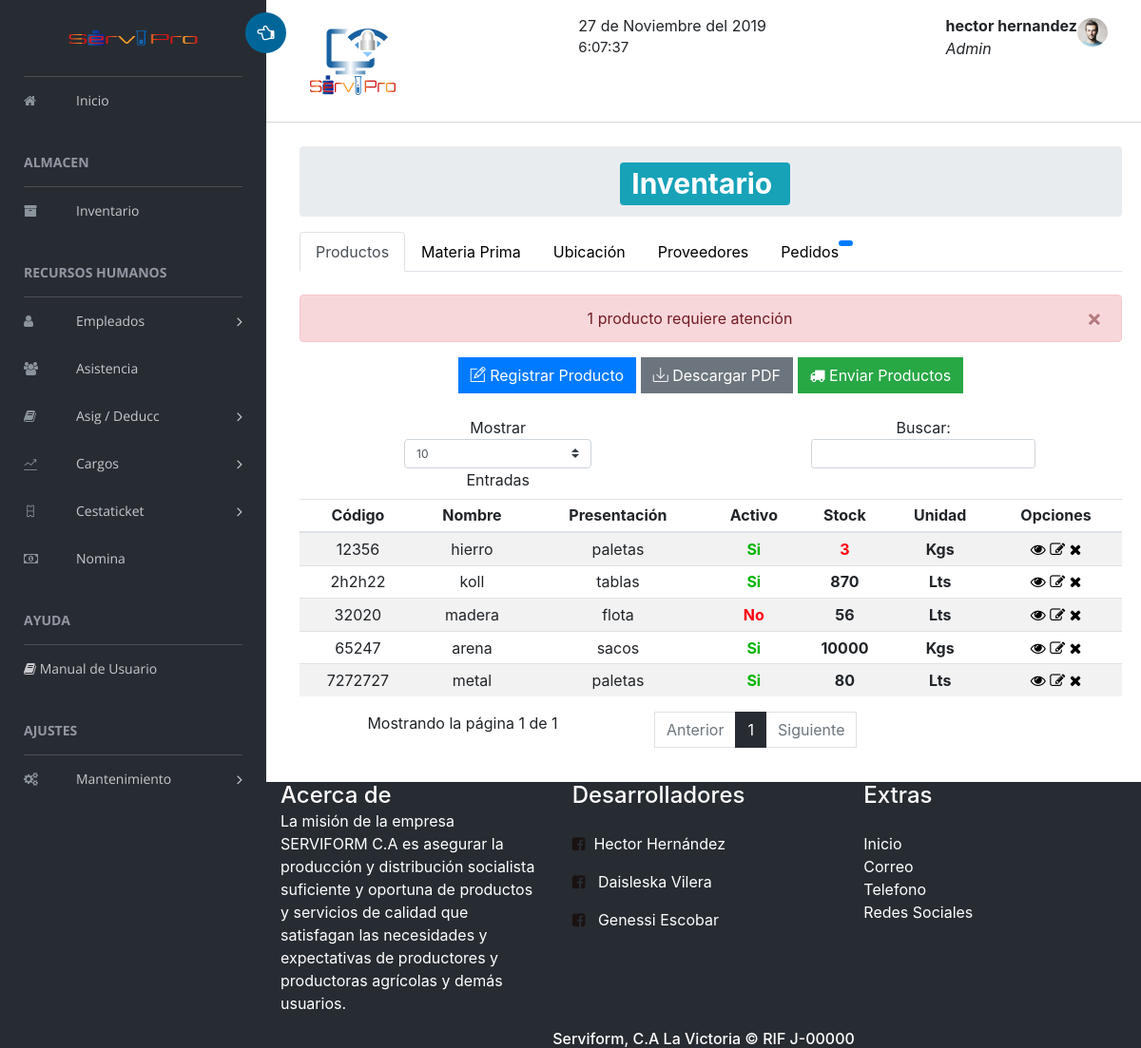
Before: /Vistas/menu/ControladorMenu.php?operacion=inventario (signed in) with the older database file.
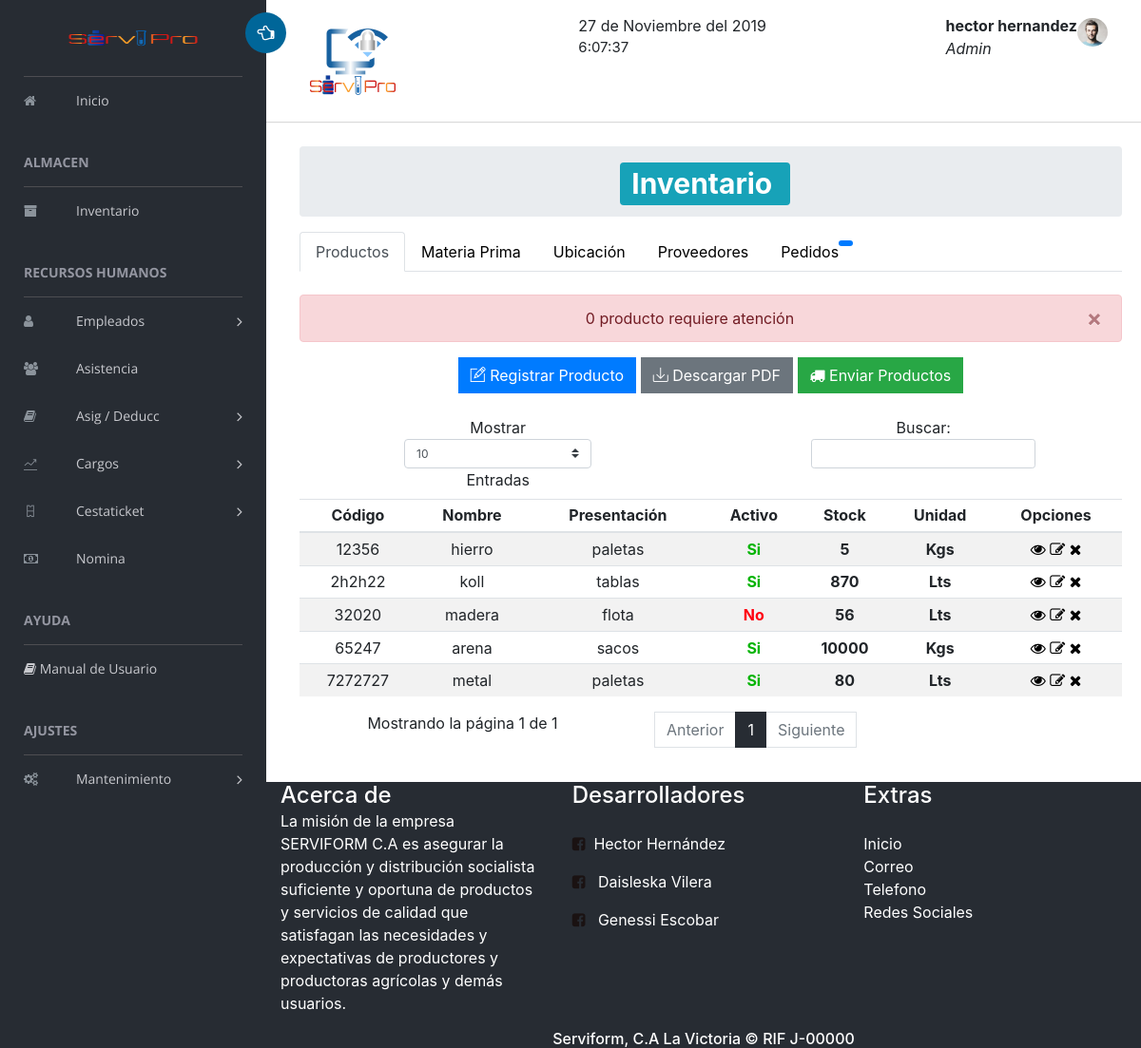
After: the same page with the newer database file.
### tables this page shows
CREATE TABLE `productos` (
  `id` int(11) NOT NULL,
  `codigo` varchar(120) NOT NULL,
  `nombre` varchar(90) NOT NULL,
  `presentacion` varchar(90) NOT NULL,
  `unidad` enum('Kgs','Lts') NOT NULL,
  `stock` int(11) NOT NULL,
  `stock_minimo` int(11) NOT NULL,
  `stock_maximo` int(11) NOT NULL,
  `borrado` enum('N','S') NOT NULL DEFAULT 'N',
  `activo` enum('S','N') NOT NULL DEFAULT 'S',
  `valor_unitario` int(11) DEFAULT NULL,
  `id_ubicacion` int(11) DEFAULT NULL
);

### Vistas/inventario/inventario.php (the view, shortened to what this page needs)
<?php
          extract($_REQUEST);
?>
<?php
include_once "../includes/menu.php";
?>
  <div class="contenido" style="padding-left: 15px">
    <div class="content-2">
    <section  class="content-header">
      <ol class="breadcrumb">
         <h1 align="center">  <span style="margin-left: 8.5cm;" class="badge badge-info">Inventario <i class="menu-icon fa fa-badge"></i> </span></h1>
      </ol>
   </section >
         <ul class="nav nav-tabs" >
          <li class="nav-item">
            <a class="nav-link active" href="inventario.php">Productos
            </a>
          </li>
          <?php
              echo '
                <li class="nav-item">
                  <a class="nav-link" href="../inventario/materiaprima.php">Materia Prima</a>
                </li>
                  <li class="nav-item">
                  <a class="nav-link " href="../inventario/ubicacion_inventario.php">Ubicación</a>
                </li><div></div>
                <li class="nav-item">
                  <a class="nav-link" href="../inventario/proveedores.php">Proveedores</a>
                </li>
                <li class="nav-item ">
                  <a class="nav-link" href="../inventario/pedidos-internos.php">Pedidos <span class="badge badge-primary badge-pill" style="float: right;"> </span> '.$cont_interno.'</a>
                </li>
              ';
          ?>
        </ul><br>
        <?php
          include('../../Modelos/conexion.php');
          $resultado= mysqli_query($conectar,"SELECT productos.stock FROM productos WHERE productos.stock <productos.stock_minimo AND borrado='N' AND activo='S'");
          $i=0;
          while ($consulta = mysqli_fetch_array($resultado)) {
            $i++;
            break;
          }
              echo '
                <div class="alert alert-danger alert-dismissible fade show" role="alert">
                  '.$i.' producto requiere atención
                  <button type="button" class="close" data-dismiss="alert" aria-label="Close">
                  <span aria-hidden="true">&times;</span>
                </button>
                </div>
            ';
        ?>
        <?php
              echo '
                <center>
                    <a href="../inventario/registro-inventario.php" class="btn btn-primary"><i class="ti-pencil-alt"></i> Registrar Producto</a>
                    <a href="../../reportes/reporte_inventario.php" class="btn btn-secondary" title="Descargar PDF"><i class="ti ti-import"></i> Descargar PDF</a>
                    <a href="../inventario/producto_enviar.php" class="btn btn-success"><i class="fa fa-truck"></i> Enviar Productos</a>
              </center><br>
              ';
        ?>
        <div class="table-responsive">
            <table class="table table-striped table-sm " id="table">
                <thead>
                  <tr>
                    <th>Código</th>
                    <th>Nombre</th>
                    <th>Presentación</th>
                    <th>Activo</th>
                    <th>Stock</th>
                     <th>Unidad</th>
                    <?php
                        echo '
                          <th>Opciones</th>
                        ' ;
                    ?>
                  </tr>
                </thead>
                  <tbody>
                   <?php
                  include('../../Modelos/conexion.php');
                    $sql="SELECT * FROM productos  WHERE borrado='N'";
                    $resultado=mysqli_query($conectar,$sql);
                    while($consulta=mysqli_fetch_array($resultado)) {
                      echo "
                      <tr>
                        <td>".$consulta['codigo']."</td>
                        <td>".$consulta['nombre']."</td>
                        <td>".$consulta['presentacion']."</td>"
                        ;
                         if ($consulta['activo']=='S') {
                            $activo='<strong>Si</strong>';
                            $alert2="class='estado-re'";
                        }
                        if ($consulta['activo']=='N') {
                            $activo='<strong>No</strong>';
                            $alert2="class='estado-r'";
                        }
                        if ($consulta["stock"]<$consulta['stock_minimo'] AND $consulta['activo']=='S'){
                          $alert="class='estado-r'";
                        }else{
                          $alert="";
                        }
                      echo "
                        <td ".$alert2.">".$activo."</td>
                        <td><strong ".$alert." >".$consulta['stock']."</strong></td>
                         <td><strong>".$consulta['unidad']."</strong></td>
                        ";
                            echo "  <td>
                            <a href='javascript:ver(".$consulta['id'].")' class='ver'  title='Ver'><span class='fa fa-eye'></span></a>
                           <a href='../inventario/editar_inventario.php?art=".$consulta['id']."' class='editar'  title='Editar'><span class='fa fa-edit'></span></a>
                            " ;
                            if ($consulta['stock']==0 or $_SESSION['tipo_usuario']=='Admin') {
                              echo "<a href='javascript: eliminar(".$consulta['id'].")' class='x' title='Eliminar'><span class='fa fa-times'></span></a>";
                            }
                               echo "
                                  </td>
                              </tr> ";
                        }
                  ?>
                </tbody>
            </table>
        </div>
        </div>
      </div>
         <?php include_once "../includes/footer.php"; ?>

### Vistas/includes/menu.php (shortened to what this page needs)
<!doctype html>
<html class="no-js" lang="es" dir="ltr">
<head>
    <link rel="stylesheet" href="../../vendors/css/estilos.css">
    <link rel="stylesheet" href="../../vendors/bootstrap/gsdk-bootstrap-wizard.css" rel="stylesheet" />
    <link rel="stylesheet" href="../../vendors/bootstrap/dist/css/bootstrap.min.css">
    <link rel="stylesheet" href="../../vendors/bootstrap/css/bootstrap.min.css">
    <link rel="stylesheet" href="../../vendors/font-awesome/css/font-awesome.min.css">
    <link rel="stylesheet" href="../../vendors/themify-icons/css/themify-icons.css">
    <link rel="stylesheet" href="../../vendors/flag-icon-css/css/flag-icon.min.css">
    <link rel="stylesheet" href="../../vendors/selectFX/css/cs-skin-elastic.css">
    <link rel="stylesheet" href="../../vendors/jqvmap/dist/jqvmap.min.css">
    <link rel="stylesheet" href="../../vendors/chosen/chosen.min.css">
    <link rel="stylesheet" href="../../assets/css/style.css">
  <link rel="stylesheet" href="../../vendors/plugins/datepicker/bootstrap-datepicker.css">
   <link rel="stylesheet" href="../../vendors/plugins/daterangepicker/daterangepicker.css">
   <link rel="stylesheet" href="../../vendors/css/iziToast.min.css">
    <link rel="stylesheet" href="../../vendors/plugins/sweetalert2.min.css">
    <link rel="stylesheet" href="../../vendors/animate.css/animate.css">
</head>
<body>
    <aside id="left-panel" class="left-panel">
        <nav class="navbar navbar-expand-sm navbar-default">
            <div class="navbar-header">
                <a class="navbar-brand" href="#"><img src="../../images/ser.png" width="150" height="80" alt="Logo"></a>
            </div>
            <div id="main-menu" class="main-menu collapse navbar-collapse">
                <ul class="nav navbar-nav">
                    <li>
                        <a href="../home/home.php"> <i class="menu-icon fa fa-home"></i>Inicio </a>
                    </li>
                <?php if ($_SESSION['tipo_usuario']=='Usuario 1' or $_SESSION['tipo_usuario']=='Admin' ){  ?>
                    <h3 class="menu-title">ALMACEN</h3>
                    <li class="">
                        <a href="../menu/ControladorMenu.php?operacion=inventario" > <i class="menu-icon fa fa-archive"></i>Inventario</a>
                    </li>
                  <?php } ?>
                   <?php if ($_SESSION['tipo_usuario']=='Usuario 2' or $_SESSION['tipo_usuario']=='Admin'){  ?>
                    <h3 class="menu-title">RECURSOS HUMANOS</h3>
                    <li class="menu-item-has-children dropdown">
                        <a href="#" class="dropdown-toggle" data-toggle="dropdown" aria-haspopup="true" aria-expanded="false"> <i class="menu-icon fa fa-user"></i>Empleados</a>
                    </li>
                    <li>
                        <a href="../asistencias/ControlA.php?operacion=index"> <i class="menu-icon fa fa-users"></i>Asistencia</a>
                    </li>
                    <li class="menu-item-has-children dropdown">
                        <a href="#" class="dropdown-toggle" data-toggle="dropdown" aria-haspopup="true" aria-expanded="false"> <i class="menu-icon fa fa-book"></i>Asig / Deducc</a>
                    </li>
                    <li class="menu-item-has-children dropdown">
                        <a href="#" class="dropdown-toggle" data-toggle="dropdown" aria-haspopup="true" aria-expanded="false"> <i class="menu-icon ti ti-stats-up"></i>Cargos</a>
                    </li>
                    <li class="menu-item-has-children dropdown">
                        <a href="#" class="dropdown-toggle" data-toggle="dropdown" aria-haspopup="true" aria-expanded="false"> <i class="menu-icon ti ti-ticket"></i>Cestaticket</a>
                    </li>
                     <li class="">
                        <a href="../../Controladores/ControladorPreNomina.php?operacion=prenomina"> <i class="menu-icon fa fa-money"></i>Nomina</a>
                    </li>
                <?php } ?>
                <h3 class="menu-title">AYUDA</h3>
                     <li class="">
                        <a href="../../Ayuda/Manual.pdf"> <i class="fa fa-book"></i> Manual de Usuario</a>
                    </li>
              <?php if ($_SESSION['tipo_usuario']=='Admin'){  ?>
                    <h3 class="menu-title">Ajustes</h3>
                    <li class="menu-item-has-children dropdown">
                        <a href="#" class="dropdown-toggle" data-toggle="dropdown" aria-haspopup="true" aria-expanded="false"> <i class="menu-icon fa fa-cogs"></i>Mantenimiento</a>
                    </li>
                <?php } ?>
                </ul>
            </div>
        </nav>
    </aside>
    <div id="right-panel" class="right-panel">
        <header id="header" class="header  col-md-12">
            <div class="header-menu ">
                <div class="col-md-4">
                    <a id="menuToggle" class="menutoggle pull-left"><i class="fa fa-hand-o-left"></i></a>
                    <div class="header-left">
                        <img src="../../images/servi.png" width="100">
                    </div>
                    </div>
                </div>
<div class="col-md-4" style="align-content: center;">
<div  id="reloj" style="font-size:15px;" ></div>
</div>
                <div class="col-md-4">
                    <div class="user-area dropdown float-right">
                        <a href="#" class="dropdown-toggle" data-toggle="dropdown" aria-haspopup="true" aria-expanded="false">
                            <img class="user-avatar rounded-circle" src="../../images/admin.jpg" alt="User Avatar">
                         </a>
                      <strong style="padding-left: 60px;" class="active"><?php echo $_SESSION['user'];?></strong><br>
                      <cite style="padding-left: 60px;"><?php echo $_SESSION['tipo_usuario']; ?></cite>
                </div>
            </div>
        </header>

### Vistas/menu/ControladorMenu.php (shortened to what this page needs)
<?php
 include_once "../includes/menu.php"; ?>
<?php
		switch($_REQUEST['operacion']){
		case'inventario':include"../inventario/inventario.php";break;
		}
?>
<?php include_once "../includes/footer.php"; ?>

### Vistas/includes/footer.php (shortened to what this page needs)
 <footer id="footer-main" style="background: #272c33; color: #fff;">
            <div class="container">
                <div class="row">
                    <div class=" col-sm-4">
                        <h4 class="all-tittles">Acerca de</h4>
                        <p class="foo" style="">
                           La misión de la empresa SERVIFORM C.A es asegurar la producción y distribución socialista suficiente y oportuna de productos y servicios de calidad que satisfagan las necesidades y expectativas de productores y productoras agrícolas y demás usuarios. </p>
                    </div>
                    <div class="col-sm-4">
                        <h4 class="all-tittles">Desarrolladores</h4>
                        <br>
                        <ul class="list-unstyled">
                            <li><a href="https://www.facebook.com/hectorher149"><i  class="fa fa-facebook-square"></i>&nbsp;</a> Hector Hernández</li>
                        </ul>
                        <ul class="list-unstyled">
                            <li><a href="#"><i  class="fa fa-facebook-square"></i> &nbsp;</a> Daisleska Vilera</li>
                        </ul>
                         <ul class="list-unstyled">
                            <li><a href="#"><i  class="fa fa-facebook-square"></i> &nbsp;</a> Genessi Escobar</li>
                        </ul>
                    </div>
                     <div class=" col-sm-4">
                        <h4 class="all-tittles">Extras</h4>
                        <br>
                        <ul class="list-unstyled">
                            <li><a class="extras" href="../home/home.php">Inicio</a></li>
                            <li><a class="extras" href="serviform@gmail.com=">Correo</a></li>
                            <li><a class="extras" href="0244-3362419">Telefono</a></li>
                            <li><a class="extras" href="www.facebook.com/serviform">Redes Sociales</a></li>
                        </ul>
                    </div>
                    <div class=" col-sm-12">
                        <h6 style="text-align: center; color: #fff;">Serviform, C.A La Victoria &copy RIF J-00000</h6>
                    </div>
                </div>
            </div>
        </footer>
</body>
</html>

Changed rows visible on the page:
changed productos "hierro": stock "3" → "5"
Other visible differences:
$i: "1" → "0"
